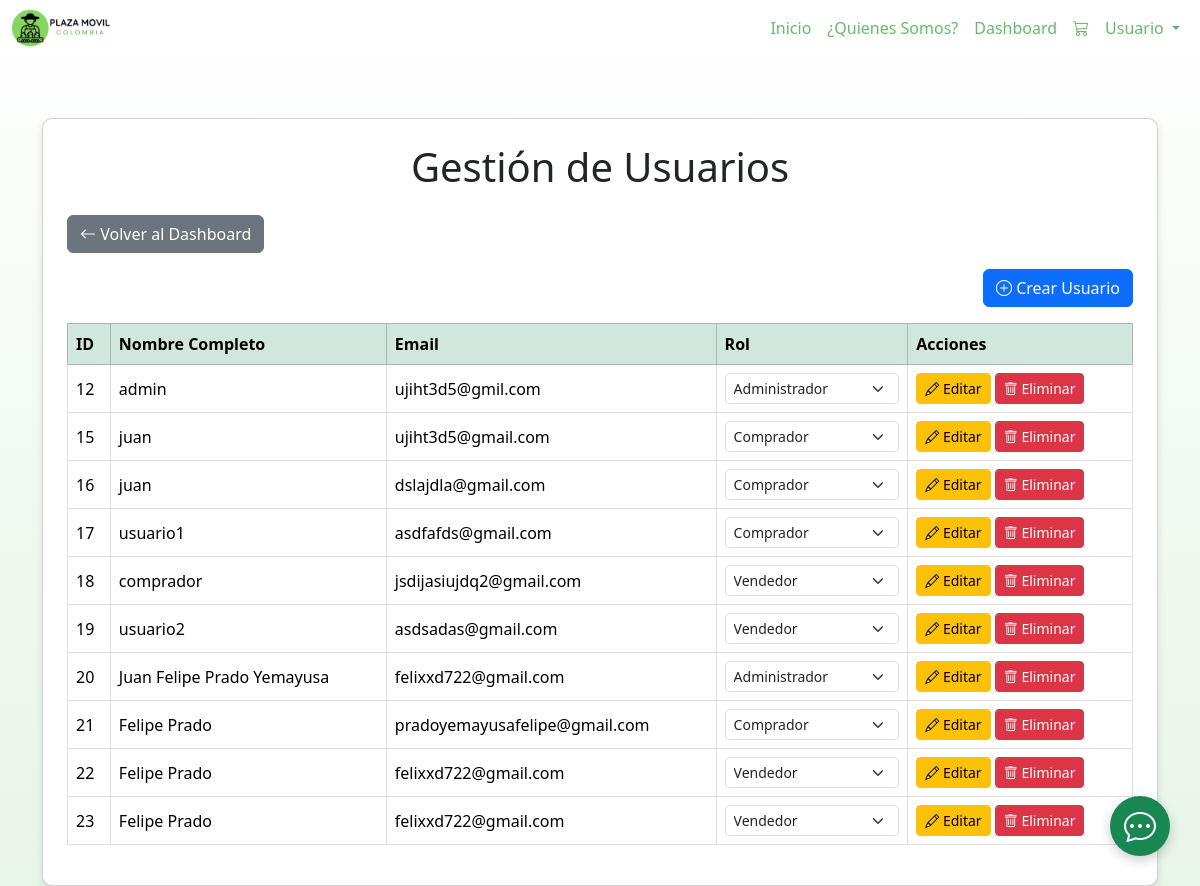
Before: /view/gestion_usuarios.php (signed in) with the older database file.
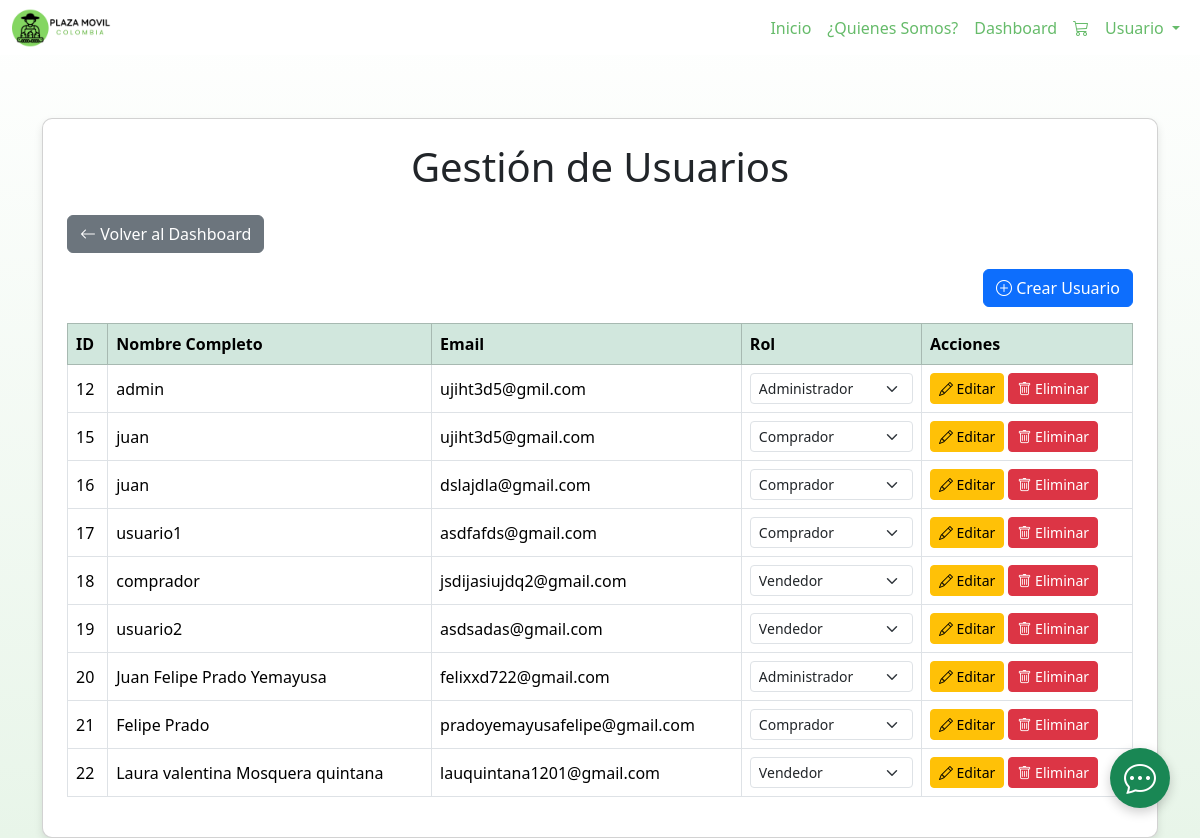
After: the same page with the newer database file.
### tables this page shows
CREATE TABLE `usuarios` (
  `id_usuario` int(11) NOT NULL,
  `nombre_completo` varchar(50) DEFAULT NULL,
  `email` varchar(50) DEFAULT NULL,
  `telefono` varchar(20) DEFAULT NULL,
  `id_rol` int(2) DEFAULT NULL,
  `numero_documento` varchar(50) DEFAULT NULL,
  `username` varchar(50) DEFAULT NULL,
  `password` varchar(255) DEFAULT NULL,
  `tipo_documento` varchar(50) DEFAULT NULL,
  `fecha_nacimiento` varchar(50) DEFAULT NULL,
  `Foto` varchar(250) DEFAULT NULL
);

### view/gestion_usuarios.php (the view, shortened to what this page needs)
<?php
require_once '../config/conexion.php';
$stmt = $pdo->prepare("SELECT id_usuario, nombre_completo, email, username, id_rol FROM usuarios");
$stmt->execute();
$usuarios = $stmt->fetchAll(PDO::FETCH_ASSOC);
?>
<!DOCTYPE html>
<html lang="es">
<head>
    <link href="https://cdn.jsdelivr.net/npm/bootstrap@5.3.7/dist/css/bootstrap.min.css" rel="stylesheet">
    <link rel="stylesheet" href="https://cdn.jsdelivr.net/npm/bootstrap-icons@1.11.3/font/bootstrap-icons.min.css">
    <link rel="stylesheet" href="/Plaza-M-vil-3.1/css/styles.css">
</head>
<body>
    <?php include '../navbar.php'; ?>
    <div style="height:70px"></div>
    <div class="container mt-5">
        <div class="card p-4">
            <h1 class="text-center mb-4">Gestión de Usuarios</h1>
            <div class="text-start mb-3">
                <a href="dashboard.php" class="btn btn-secondary"><i class="bi bi-arrow-left"></i> Volver al
                    Dashboard</a>
            </div>
            <div class="text-end mb-3">
                <button type="button" class="btn btn-primary" data-bs-toggle="modal"
                    data-bs-target="#crearUsuarioModal">
                    <i class="bi bi-plus-circle"></i> Crear Usuario
                </button>
            </div>
            <div class="table-responsive">
                <table class="table table-bordered table-hover align-middle">
                    <thead class="table-success">
                        <tr>
                            <th>ID</th>
                            <th>Nombre Completo</th>
                            <th>Email</th>
                            <th>Rol</th>
                            <th>Acciones</th>
                        </tr>
                    </thead>
                    <tbody>
                        <?php foreach ($usuarios as $usuario): ?>
                            <tr>
                                <td><?= htmlspecialchars($usuario['id_usuario']); ?></td>
                                <td><?= htmlspecialchars($usuario['nombre_completo']); ?></td>
                                <td><?= htmlspecialchars($usuario['email']); ?></td>
                                <td>
                                    <form action="../controller/editar_usuario.php" method="POST" class="d-inline">
                                        <select name="rol" class="form-select form-select-sm" onchange="this.form.submit()">
                                            <option value="1" <?= $usuario['id_rol'] == 1 ? 'selected' : ''; ?>>Administrador
                                            </option>
                                            <option value="2" <?= $usuario['id_rol'] == 2 ? 'selected' : ''; ?>>Vendedor
                                            </option>
                                            <option value="3" <?= $usuario['id_rol'] == 3 ? 'selected' : ''; ?>>Comprador
                                            </option>
                                        </select>
                                    </form>
                                </td>
                                <td>
                                    <button type="button" class="btn btn-warning btn-sm" data-bs-toggle="modal"
                                        data-bs-target="#editarModal<?= $usuario['id_usuario']; ?>">
                                        <i class="bi bi-pencil"></i> Editar
                                    </button>
                                    <form action="../controller/eliminar_usuario.php" method="POST" class="d-inline">
                                        <button type="submit" class="btn btn-danger btn-sm"
                                            onclick="return confirm('¿Estás seguro de que deseas eliminar este usuario?');">
                                            <i class="bi bi-trash"></i> Eliminar
                                        </button>
                                    </form>
                                </td>
                            </tr>
                        <?php endforeach; ?>
                    </tbody>
                </table>
            </div>
        </div>
    </div>
</body>
</html>

Changed rows visible on the page:
removed usuarios: id_usuario "23", nombre_completo "Felipe Prado", email "felixxd722@gmail.com", rol "Vendedor"
changed usuarios id 22: nombre_completo "Felipe Prado" → "Laura valentina Mosquera quintana"; email "felixxd722@gmail.com" → "lauquintana1201@gmail.com"
